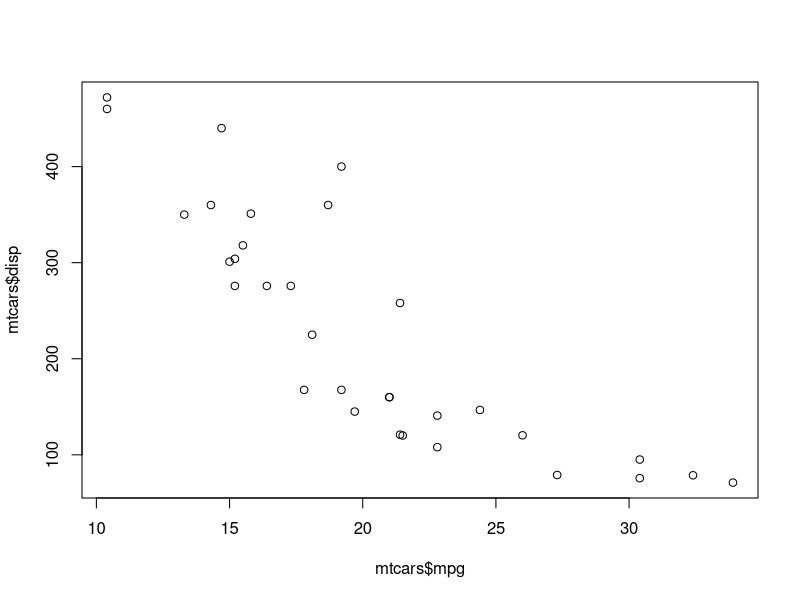
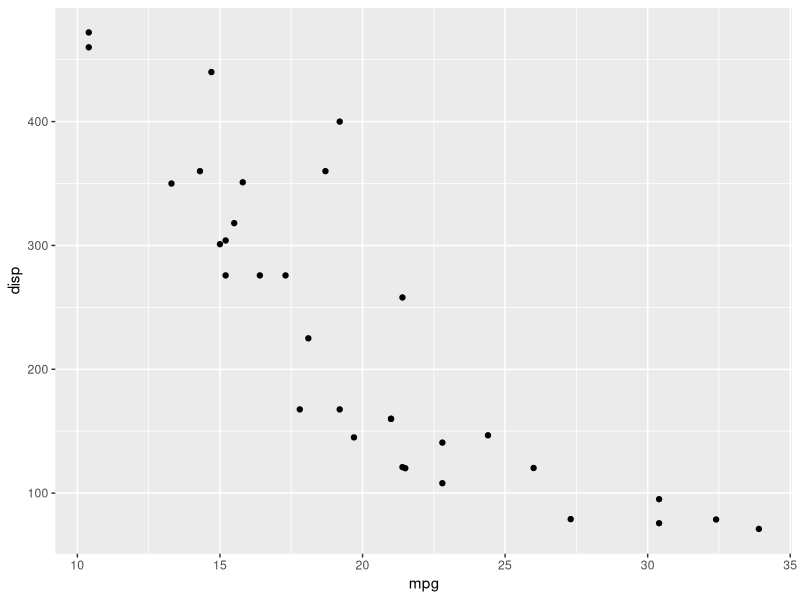

These charts were generated, in order, by the following R code:
# VERSIONAMENTO DE SCRIPT VIA GIT E GITHUB

# Tools > Global Options >  GIT
# Definir caminho de git = usr/bin/git

# Commit - Anotações do que foi feito de novo na nova versão. Data. Outras observações para cada versão. Cada Commit é uma versão. Detalhes do comitt mostram as alterações realizadas

library(ggplot2)

plot (mtcars$mpg, mtcars$disp)

ggplot(mtcars, aes(x = mpg, y = disp)) + geom_point()

# Adicionando texto para sincronizar com Github on line
# Previamente foi criado um repositorio na conta online.
# Criar um novo projeto, com a terceira opção (version control).
# Criar commit
